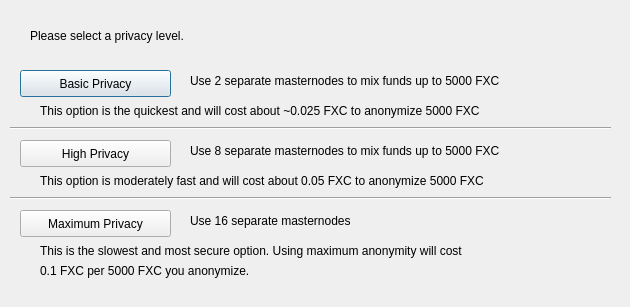
<?xml version="1.0" encoding="UTF-8"?>
<ui version="4.0">
 <class>DarksendConfig</class>
 <widget class="QDialog" name="DarksendConfig">
  <property name="geometry">
   <rect>
    <x>0</x>
    <y>0</y>
    <width>630</width>
    <height>307</height>
   </rect>
  </property>
  <property name="windowTitle">
   <string>Configure PrivateSend</string>
  </property>
  <widget class="QPushButton" name="buttonBasic">
   <property name="geometry">
    <rect>
     <x>20</x>
     <y>70</y>
     <width>151</width>
     <height>27</height>
    </rect>
   </property>
   <property name="text">
    <string>Basic Privacy</string>
   </property>
  </widget>
  <widget class="QPushButton" name="buttonHigh">
   <property name="geometry">
    <rect>
     <x>20</x>
     <y>140</y>
     <width>151</width>
     <height>27</height>
    </rect>
   </property>
   <property name="text">
    <string>High Privacy</string>
   </property>
  </widget>
  <widget class="QPushButton" name="buttonMax">
   <property name="geometry">
    <rect>
     <x>20</x>
     <y>210</y>
     <width>151</width>
     <height>27</height>
    </rect>
   </property>
   <property name="text">
    <string>Maximum Privacy</string>
   </property>
  </widget>
  <widget class="QLabel" name="label">
   <property name="geometry">
    <rect>
     <x>30</x>
     <y>20</y>
     <width>571</width>
     <height>31</height>
    </rect>
   </property>
   <property name="text">
    <string>Please select a privacy level.</string>
   </property>
  </widget>
  <widget class="QLabel" name="label_2">
   <property name="geometry">
    <rect>
     <x>190</x>
     <y>70</y>
     <width>421</width>
     <height>21</height>
    </rect>
   </property>
   <property name="text">
    <string>Use 2 separate masternodes to mix funds up to 5000 FXC</string>
   </property>
  </widget>
  <widget class="QLabel" name="label_3">
   <property name="geometry">
    <rect>
     <x>190</x>
     <y>140</y>
     <width>411</width>
     <height>21</height>
    </rect>
   </property>
   <property name="text">
    <string>Use 8 separate masternodes to mix funds up to 5000 FXC</string>
   </property>
  </widget>
  <widget class="QLabel" name="label_4">
   <property name="geometry">
    <rect>
     <x>190</x>
     <y>210</y>
     <width>421</width>
     <height>21</height>
    </rect>
   </property>
   <property name="text">
    <string>Use 16 separate masternodes</string>
   </property>
  </widget>
  <widget class="QLabel" name="label_6">
   <property name="geometry">
    <rect>
     <x>40</x>
     <y>100</y>
     <width>561</width>
     <height>21</height>
    </rect>
   </property>
   <property name="text">
    <string>This option is the quickest and will cost about ~0.025 FXC to anonymize 5000 FXC</string>
   </property>
  </widget>
  <widget class="QLabel" name="label_7">
   <property name="geometry">
    <rect>
     <x>40</x>
     <y>170</y>
     <width>561</width>
     <height>21</height>
    </rect>
   </property>
   <property name="text">
    <string>This option is moderately fast and will cost about 0.05 FXC to anonymize 5000 FXC</string>
   </property>
  </widget>
  <widget class="QLabel" name="label_8">
   <property name="geometry">
    <rect>
     <x>40</x>
     <y>240</y>
     <width>561</width>
     <height>21</height>
    </rect>
   </property>
   <property name="text">
    <string>This is the slowest and most secure option. Using maximum anonymity will cost</string>
   </property>
  </widget>
  <widget class="QLabel" name="label_9">
   <property name="geometry">
    <rect>
     <x>40</x>
     <y>260</y>
     <width>561</width>
     <height>21</height>
    </rect>
   </property>
   <property name="text">
    <string>0.1 FXC per 5000 FXC you anonymize.</string>
   </property>
  </widget>
  <widget class="Line" name="line">
   <property name="geometry">
    <rect>
     <x>10</x>
     <y>120</y>
     <width>601</width>
     <height>16</height>
    </rect>
   </property>
   <property name="orientation">
    <enum>Qt::Horizontal</enum>
   </property>
  </widget>
  <widget class="Line" name="line_2">
   <property name="geometry">
    <rect>
     <x>10</x>
     <y>190</y>
     <width>601</width>
     <height>16</height>
    </rect>
   </property>
   <property name="orientation">
    <enum>Qt::Horizontal</enum>
   </property>
  </widget>
 </widget>
 <resources/>
 <connections/>
</ui>
